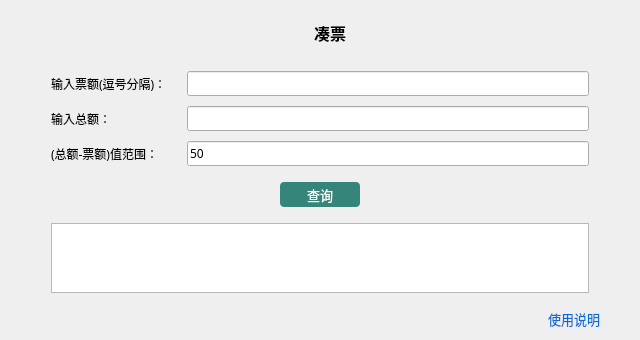
<?xml version="1.0" encoding="UTF-8"?>
<ui version="4.0">
 <class>Form</class>
 <widget class="QWidget" name="Form">
  <property name="geometry">
   <rect>
    <x>0</x>
    <y>0</y>
    <width>640</width>
    <height>325</height>
   </rect>
  </property>
  <property name="windowTitle">
   <string>Form</string>
  </property>
  <layout class="QVBoxLayout" name="verticalLayout">
   <item>
    <layout class="QHBoxLayout" name="horizontalLayout">
     <property name="leftMargin">
      <number>20</number>
     </property>
     <property name="topMargin">
      <number>10</number>
     </property>
     <property name="bottomMargin">
      <number>10</number>
     </property>
     <item alignment="Qt::AlignHCenter">
      <widget class="QLabel" name="feedback_label">
       <property name="maximumSize">
        <size>
         <width>16777215</width>
         <height>80</height>
        </size>
       </property>
       <property name="font">
        <font>
         <family>Microsoft YaHei</family>
         <pointsize>12</pointsize>
         <weight>75</weight>
         <bold>true</bold>
        </font>
       </property>
       <property name="layoutDirection">
        <enum>Qt::LeftToRight</enum>
       </property>
       <property name="text">
        <string>凑票</string>
       </property>
       <property name="margin">
        <number>0</number>
       </property>
      </widget>
     </item>
    </layout>
   </item>
   <item>
    <layout class="QFormLayout" name="formLayout">
     <property name="horizontalSpacing">
      <number>20</number>
     </property>
     <property name="verticalSpacing">
      <number>10</number>
     </property>
     <property name="leftMargin">
      <number>40</number>
     </property>
     <property name="topMargin">
      <number>10</number>
     </property>
     <property name="rightMargin">
      <number>40</number>
     </property>
     <property name="bottomMargin">
      <number>10</number>
     </property>
     <item row="0" column="0">
      <widget class="QLabel" name="title_label">
       <property name="font">
        <font>
         <family>Microsoft YaHei</family>
        </font>
       </property>
       <property name="text">
        <string>输入票额(逗号分隔)：</string>
       </property>
      </widget>
     </item>
     <item row="0" column="1">
      <widget class="QLineEdit" name="input_lineEdit">
       <property name="font">
        <font>
         <family>Microsoft YaHei</family>
        </font>
       </property>
       <property name="text">
        <string/>
       </property>
       <property name="maxLength">
        <number>200</number>
       </property>
      </widget>
     </item>
     <item row="1" column="0">
      <widget class="QLabel" name="type_label">
       <property name="font">
        <font>
         <family>Microsoft YaHei</family>
        </font>
       </property>
       <property name="text">
        <string>输入总额：</string>
       </property>
      </widget>
     </item>
     <item row="1" column="1">
      <widget class="QLineEdit" name="total_lineEdit">
       <property name="font">
        <font>
         <family>Microsoft YaHei</family>
        </font>
       </property>
       <property name="text">
        <string/>
       </property>
       <property name="maxLength">
        <number>10</number>
       </property>
      </widget>
     </item>
     <item row="2" column="0">
      <widget class="QLabel" name="type_label_2">
       <property name="font">
        <font>
         <family>Microsoft YaHei</family>
        </font>
       </property>
       <property name="text">
        <string>(总额-票额)值范围：</string>
       </property>
      </widget>
     </item>
     <item row="2" column="1">
      <widget class="QLineEdit" name="sub_lineEdit">
       <property name="font">
        <font>
         <family>Microsoft YaHei</family>
        </font>
       </property>
       <property name="text">
        <string>50</string>
       </property>
       <property name="maxLength">
        <number>10</number>
       </property>
      </widget>
     </item>
    </layout>
   </item>
   <item alignment="Qt::AlignHCenter">
    <widget class="QPushButton" name="yes_pushButton">
     <property name="sizePolicy">
      <sizepolicy hsizetype="Fixed" vsizetype="Fixed">
       <horstretch>0</horstretch>
       <verstretch>0</verstretch>
      </sizepolicy>
     </property>
     <property name="minimumSize">
      <size>
       <width>80</width>
       <height>25</height>
      </size>
     </property>
     <property name="font">
      <font>
       <family>Microsoft YaHei</family>
       <pointsize>10</pointsize>
      </font>
     </property>
     <property name="styleSheet">
      <string notr="true">color:#fff;
border-color:#36857a;
background-color:#36857a;
border-radius:4px;</string>
     </property>
     <property name="text">
      <string>查询</string>
     </property>
    </widget>
   </item>
   <item>
    <layout class="QHBoxLayout" name="horizontalLayout_2">
     <property name="leftMargin">
      <number>40</number>
     </property>
     <property name="topMargin">
      <number>10</number>
     </property>
     <property name="rightMargin">
      <number>40</number>
     </property>
     <property name="bottomMargin">
      <number>10</number>
     </property>
     <item>
      <widget class="QTextEdit" name="result_textEdit">
       <property name="font">
        <font>
         <family>Microsoft YaHei</family>
        </font>
       </property>
       <property name="readOnly">
        <bool>true</bool>
       </property>
       <property name="html">
        <string>&lt;!DOCTYPE HTML PUBLIC &quot;-//W3C//DTD HTML 4.0//EN&quot; &quot;http://www.w3.org/TR/REC-html40/strict.dtd&quot;&gt;
&lt;html&gt;&lt;head&gt;&lt;meta name=&quot;qrichtext&quot; content=&quot;1&quot; /&gt;&lt;style type=&quot;text/css&quot;&gt;
p, li { white-space: pre-wrap; }
&lt;/style&gt;&lt;/head&gt;&lt;body style=&quot; font-family:'Microsoft YaHei'; font-size:9pt; font-weight:400; font-style:normal;&quot;&gt;
&lt;p style=&quot;-qt-paragraph-type:empty; margin-top:0px; margin-bottom:0px; margin-left:0px; margin-right:0px; -qt-block-indent:0; text-indent:0px;&quot;&gt;&lt;br /&gt;&lt;/p&gt;&lt;/body&gt;&lt;/html&gt;</string>
       </property>
      </widget>
     </item>
    </layout>
   </item>
   <item>
    <layout class="QHBoxLayout" name="horizontalLayout_3">
     <property name="spacing">
      <number>1</number>
     </property>
     <property name="rightMargin">
      <number>20</number>
     </property>
     <item>
      <spacer name="horizontalSpacer">
       <property name="orientation">
        <enum>Qt::Horizontal</enum>
       </property>
       <property name="sizeHint" stdset="0">
        <size>
         <width>40</width>
         <height>20</height>
        </size>
       </property>
      </spacer>
     </item>
     <item alignment="Qt::AlignLeft">
      <widget class="QPushButton" name="contact_pushButton">
       <property name="sizePolicy">
        <sizepolicy hsizetype="Fixed" vsizetype="Fixed">
         <horstretch>0</horstretch>
         <verstretch>0</verstretch>
        </sizepolicy>
       </property>
       <property name="minimumSize">
        <size>
         <width>70</width>
         <height>20</height>
        </size>
       </property>
       <property name="font">
        <font>
         <family>Microsoft YaHei</family>
         <pointsize>10</pointsize>
        </font>
       </property>
       <property name="styleSheet">
        <string notr="true">border:None;
color:#096dd9;</string>
       </property>
       <property name="text">
        <string>使用说明</string>
       </property>
      </widget>
     </item>
    </layout>
   </item>
  </layout>
 </widget>
 <resources/>
 <connections/>
</ui>
